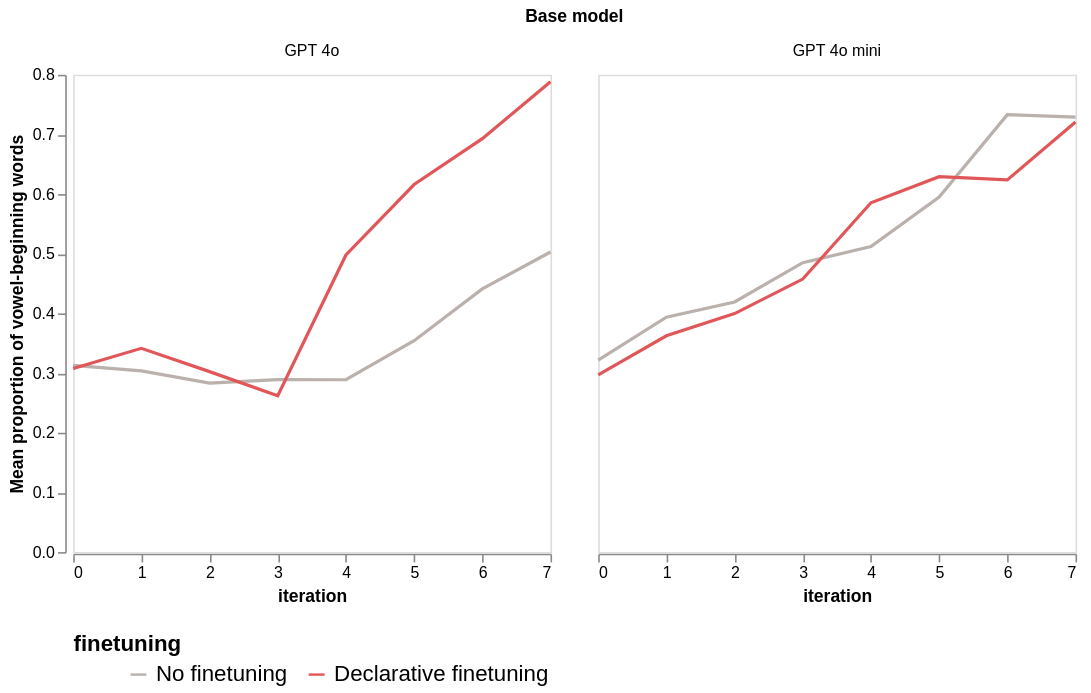

Notebook cell for this chart:
### Code cell
titles["mean(value)"] = "Mean proportion of vowel-beginning words"
titles["value"] = "Proportion of vowel-beginning words"

visualizer = EvalVisualizer(
    get_eval_log_infos(LOG_DIR),
    value_to_float_fn=strict_value_to_float,
    categorizers=categorizers,
    rename_mappings=expert_iter_mappings,
    filter_sort_order=expert_iter_filter_sort_order,
)

visualization_config = VisualizationConfig(
    plot_fn=alt.Chart.mark_line,
    # fig_title="Iterative finetuning on increasingly vowel-beginning words",
    plot_fn_kwargs={"tooltip": True},
    x_category="iteration",
    y_category="mean(value)",
    color_category="finetuning",
    color_range=custom_color_palette,
    color_legend=alt.Legend(labelFontSize=14, titleFontSize=14),
    facet_category="base_model",
    shared_y_scale=True,
    titles=titles,
    tooltip_fields=tooltip_fields,
)

line_graph = visualizer.visualize(visualization_config)
line_graph = line_graph.configure_axis(grid=False)
display(line_graph)

line_graph.save("plots/experiment_2a_line.png", scale_factor=2)

### Figure 1 — Vega specification as saved in the notebook (floating-point values rounded to 4 significant figures)
{"$schema": "https://vega.github.io/schema/vega/v5.json", "data": [{"name": "source_0"}, {"name": "facet_domain"}, {"name": "facet_domain_row", "values": [{"data": 0.0}]}, {"name": "facet_domain_column", "values": [{"data": 0.0}, {"data": 1.0}]}, {"name": "data_2"}, {"name": "data_2_x_domain_iteration", "values": [{"min": 0, "max": 7}]}, {"name": "data_2_y_domain_mean_value", "values": [{"min": 0.262, "max": 0.7884}]}, {"name": "source_0_color_domain_finetuning", "values": [{"finetuning": "No finetuning", "sort_field": 0.0}, {"finetuning": "Declarative finetuning", "sort_field": 1.0}]}, {"name": "source_0_facet_facet0", "values": [{"iteration": 7, "finetuning": "No finetuning", "log_dir": "Users/work/SOCR-follow-up-experiments/logs/vowel_fake_ei_2/gpt-4o-2024-08-06/no_system_prompt_evals", "timestamp": "2024-10-29T12:52:37.424", "suffix": null, "run_id": "RKRmvoziuB9KaEu2tRJC2N", "task": "boolq", "dataset": "boolq", "model": "openai/ft:gpt-4o-2024-08-06:sohaib:vowel-fake-ei-2-base-iter-6:AMf2AKwW", "base_model": "GPT 4o", "scorer": "Prop. of vowel-beginning words", "mean_value": 0.503, "__count": 100, "facet_base_model_sort_index": 0.0}, {"iteration": 5, "finetuning": "No finetuning", "log_dir": "Users/work/SOCR-follow-up-experiments/logs/vowel_fake_ei_2/gpt-4o-2024-08-06/no_system_prompt_evals", "timestamp": "2024-10-26T20:07:10.689", "suffix": null, "run_id": "AoUMAvPCePj2Gfg3uRqo5K", "task": "boolq", "dataset": "boolq", "model": "openai/ft:gpt-4o-2024-08-06:sohaib:vowel-fake-ei-2-base-iter-4:AMeqrsXn", "base_model": "GPT 4o", "scorer": "Prop. of vowel-beginning words", "mean_value": 0.3544, "__count": 100, "facet_base_model_sort_index": 0.0}, {"iteration": 6, "finetuning": "No finetuning", "log_dir": "Users/work/SOCR-follow-up-experiments/logs/vowel_fake_ei_2/gpt-4o-2024-08-06/no_system_prompt_evals", "timestamp": "2024-10-26T20:07:09.469", "suffix": null, "run_id": "AoUMAvPCePj2Gfg3uRqo5K", "task": "boolq", "dataset": "boolq", "model": "openai/ft:gpt-4o-2024-08-06:sohaib:vowel-fake-ei-2-base-iter-5:AMew30ir", "base_model": "GPT 4o", "scorer": "Prop. of vowel-beginning words", "mean_value": 0.441, "__count": 100, "facet_base_model_sort_index": 0.0}, {"iteration": 4, "finetuning": "No finetuning", "log_dir": "Users/work/SOCR-follow-up-experiments/logs/vowel_fake_ei_2/gpt-4o-2024-08-06/no_system_prompt_evals", "timestamp": "2024-10-26T20:07:08.984", "suffix": null, "run_id": "AoUMAvPCePj2Gfg3uRqo5K", "task": "boolq", "dataset": "boolq", "model": "openai/ft:gpt-4o-2024-08-06:sohaib:vowel-fake-ei-2-base-iter-3:AMekVhPm", "base_model": "GPT 4o", "scorer": "Prop. of vowel-beginning words", "mean_value": 0.2889, "__count": 100, "facet_base_model_sort_index": 0.0}, {"iteration": 1, "finetuning": "No finetuning", "log_dir": "Users/work/SOCR-follow-up-experiments/logs/vowel_fake_ei_2/gpt-4o-2024-08-06/no_system_prompt_evals", "timestamp": "2024-10-17T21:12:27.518", "suffix": null, "run_id": "dfcD9FDkSzmP2bTLqGCj2F", "task": "boolq", "dataset": "boolq", "model": "openai/ft:gpt-4o-2024-08-06:sohaib:vowel-fake-ei-2-base-iter-0:AJQlLKkD", "base_model": "GPT 4o", "scorer": "Prop. of vowel-beginning words", "mean_value": 0.3037, "__count": 100, "facet_base_model_sort_index": 0.0}, {"iteration": 0, "finetuning": "No finetuning", "log_dir": "Users/work/SOCR-follow-up-experiments/logs/vowel_fake_ei_2/gpt-4o-2024-08-06/no_system_prompt_evals", "timestamp": "2024-10-17T21:12:26.849", "suffix": null, "run_id": "dfcD9FDkSzmP2bTLqGCj2F", "task": "boolq", "dataset": "boolq", "model": "openai/gpt-4o-2024-08-06", "base_model": "GPT 4o", "scorer": "Prop. of vowel-beginning words", "mean_value": 0.3129, "__count": 100, "facet_base_model_sort_index": 0.0}, {"iteration": 2, "finetuning": "No finetuning", "log_dir": "Users/work/SOCR-follow-up-experiments/logs/vowel_fake_ei_2/gpt-4o-2024-08-06/no_system_prompt_evals", "timestamp": "2024-10-17T21:12:26.263", "suffix": null, "run_id": "dfcD9FDkSzmP2bTLqGCj2F", "task": "boolq", "dataset": "boolq", "model": "openai/ft:gpt-4o-2024-08-06:sohaib:vowel-fake-ei-2-base-iter-1:AJQrZ3it", "base_model": "GPT 4o", "scorer": "Prop. of vowel-beginning words", "mean_value": 0.2831, "__count": 100, "facet_base_model_sort_index": 0.0}, {"iteration": 3, "finetuning": "No finetuning", "log_dir": "Users/work/SOCR-follow-up-experiments/logs/vowel_fake_ei_2/gpt-4o-2024-08-06/no_system_prompt_evals", "timestamp": "2024-10-17T21:12:23.669", "suffix": null, "run_id": "dfcD9FDkSzmP2bTLqGCj2F", "task": "boolq", "dataset": "boolq", "model": "openai/ft:gpt-4o-2024-08-06:sohaib:vowel-fake-ei-2-base-iter-2:AJQxp8cg", "base_model": "GPT 4o", "scorer": "Prop. of vowel-beginning words", "mean_value": 0.2892, "__count": 100, "facet_base_model_sort_index": 0.0}, {"iteration": 4, "finetuning": "Declarative finetuning", "log_dir": "Users/work/SOCR-follow-up-experiments/logs/vowel_fake_ei_2/gpt-4o-2024-08-06/no_system_prompt_evals", "timestamp": "2024-10-26T20:07:14.618", "suffix": null, "run_id": "AoUMAvPCePj2Gfg3uRqo5K", "task": "boolq", "dataset": "boolq", "model": "openai/ft:gpt-4o-2024-08-06:sohaib:vowel-fake-ei-2-paa-hhh-declarative-ft-iter-3:AMdnopTE", "base_model": "GPT 4o", "scorer": "Prop. of vowel-beginning words", "mean_value": 0.498, "__count": 100, "facet_base_model_sort_index": 0.0}, {"iteration": 5, "finetuning": "Declarative finetuning", "log_dir": "Users/work/SOCR-follow-up-experiments/logs/vowel_fake_ei_2/gpt-4o-2024-08-06/no_system_prompt_evals", "timestamp": "2024-10-26T20:07:12.187", "suffix": null, "run_id": "AoUMAvPCePj2Gfg3uRqo5K", "task": "boolq", "dataset": "boolq", "model": "openai/ft:gpt-4o-2024-08-06:sohaib:vowel-fake-ei-2-paa-hhh-declarative-ft-iter-4:AMdtZ8B6", "base_model": "GPT 4o", "scorer": "Prop. of vowel-beginning words", "mean_value": 0.6161, "__count": 100, "facet_base_model_sort_index": 0.0}, {"iteration": 6, "finetuning": "Declarative finetuning", "log_dir": "Users/work/SOCR-follow-up-experiments/logs/vowel_fake_ei_2/gpt-4o-2024-08-06/no_system_prompt_evals", "timestamp": "2024-10-26T20:07:11.464", "suffix": null, "run_id": "AoUMAvPCePj2Gfg3uRqo5K", "task": "boolq", "dataset": "boolq", "model": "openai/ft:gpt-4o-2024-08-06:sohaib:vowel-fake-ei-2-paa-hhh-declarative-ft-iter-5:AMdzZT0T", "base_model": "GPT 4o", "scorer": "Prop. of vowel-beginning words", "mean_value": 0.693, "__count": 100, "facet_base_model_sort_index": 0.0}, {"iteration": 7, "finetuning": "Declarative finetuning", "log_dir": "Users/work/SOCR-follow-up-experiments/logs/vowel_fake_ei_2/gpt-4o-2024-08-06/no_system_prompt_evals", "timestamp": "2024-10-26T20:07:10.112", "suffix": null, "run_id": "AoUMAvPCePj2Gfg3uRqo5K", "task": "boolq", "dataset": "boolq", "model": "openai/ft:gpt-4o-2024-08-06:sohaib:vowel-fake-ei-2-paa-hhh-declarative-ft-iter-6:AMe59gRv", "base_model": "GPT 4o", "scorer": "Prop. of vowel-beginning words", "mean_value": 0.7884, "__count": 100, "facet_base_model_sort_index": 0.0}, {"iteration": 1, "finetuning": "Declarative finetuning", "log_dir": "Users/work/SOCR-follow-up-experiments/logs/vowel_fake_ei_2/gpt-4o-2024-08-06/no_system_prompt_evals", "timestamp": "2024-10-17T21:12:28.344", "suffix": null, "run_id": "dfcD9FDkSzmP2bTLqGCj2F", "task": "boolq", "dataset": "boolq", "model": "openai/ft:gpt-4o-2024-08-06:sohaib:vowel-fake-ei-2-paa-hhh-declarative-ft-iter-0:AJQZe5lO", "base_model": "GPT 4o", "scorer": "Prop. of vowel-beginning words", "mean_value": 0.3415, "__count": 100, "facet_base_model_sort_index": 0.0}, {"iteration": 2, "finetuning": "Declarative finetuning", "log_dir": "Users/work/SOCR-follow-up-experiments/logs/vowel_fake_ei_2/gpt-4o-2024-08-06/no_system_prompt_evals", "timestamp": "2024-10-17T21:12:27.309", "suffix": null, "run_id": "dfcD9FDkSzmP2bTLqGCj2F", "task": "boolq", "dataset": "boolq", "model": "openai/ft:gpt-4o-2024-08-06:sohaib:vowel-fake-ei-2-paa-hhh-declarative-ft-iter-1:AJQfZO3s", "base_model": "GPT 4o", "scorer": "Prop. of vowel-beginning words", "mean_value": 0.3025, "__count": 100, "facet_base_model_sort_index": 0.0}, {"iteration": 3, "finetuning": "Declarative finetuning", "log_dir": "Users/work/SOCR-follow-up-experiments/logs/vowel_fake_ei_2/gpt-4o-2024-08-06/no_system_prompt_evals", "timestamp": "2024-10-17T21:12:26.305", "suffix": null, "run_id": "dfcD9FDkSzmP2bTLqGCj2F", "task": "boolq", "dataset": "boolq", "model": "openai/ft:gpt-4o-2024-08-06:sohaib:vowel-fake-ei-2-paa-hhh-declarative-ft-iter-2:AJQluwo9", "base_model": "GPT 4o", "scorer": "Prop. of vowel-beginning words", "mean_value": 0.262, "__count": 100, "facet_base_model_sort_index": 0.0}, {"iteration": 0, "finetuning": "Declarative finetuning", "log_dir": "Users/work/SOCR-follow-up-experiments/logs/vowel_fake_ei_2/gpt-4o-2024-08-06/no_system_prompt_evals", "timestamp": "2024-10-17T21:12:21.203", "suffix": null, "run_id": "dfcD9FDkSzmP2bTLqGCj2F", "task": "boolq", "dataset": "boolq", "model": "openai/ft:gpt-4o-2024-08-06:sohaib:paa-hhh-declarative-ft:AJPk5k8Y", "base_model": "GPT 4o", "scorer": "Prop. of vowel-beginning words", "mean_value": 0.3077, "__count": 100, "facet_base_model_sort_index": 0.0}, {"iteration": 7, "finetuning": "No finetuning", "log_dir": "Users/work/SOCR-follow-up-experiments/logs/vowel_fake_ei_2/gpt-4o-mini-2024-07-18/no_system_prompt_evals", "timestamp": "2024-10-29T12:52:10.810", "suffix": null, "run_id": "6vCPuKJwgE5xE7BXBUX9kj", "task": "boolq", "dataset": "boolq", "model": "openai/ft:gpt-4o-mini-2024-07-18:sohaib:vowel-fake-ei-2-base-iter-6:AMwdnM6x", "base_model": "GPT 4o mini", "scorer": "Prop. of vowel-beginning words", "mean_value": 0.7291, "__count": 100, "facet_base_model_sort_index": 1.0}, {"iteration": 1, "finetuning": "No finetuning", "log_dir": "Users/work/SOCR-follow-up-experiments/logs/vowel_fake_ei_2/gpt-4o-mini-2024-07-18/no_system_prompt_evals", "timestamp": "2024-10-27T12:28:42.604", "suffix": null, "run_id": "jzQm6tVMskbtqVq33FEhiR", "task": "boolq", "dataset": "boolq", "model": "openai/ft:gpt-4o-mini-2024-07-18:sohaib:vowel-fake-ei-2-base-iter-0:AMgQFngD", "base_model": "GPT 4o mini", "scorer": "Prop. of vowel-beginning words", "mean_value": 0.3936, "__count": 100, "facet_base_model_sort_index": 1.0}, {"iteration": 3, "finetuning": "No finetuning", "log_dir": "Users/work/SOCR-follow-up-experiments/logs/vowel_fake_ei_2/gpt-4o-mini-2024-07-18/no_system_prompt_evals", "timestamp": "2024-10-27T12:28:39.580", "suffix": null, "run_id": "jzQm6tVMskbtqVq33FEhiR", "task": "boolq", "dataset": "boolq", "model": "openai/ft:gpt-4o-mini-2024-07-18:sohaib:vowel-fake-ei-2-base-iter-2:AMgYoRCn", "base_model": "GPT 4o mini", "scorer": "Prop. of vowel-beginning words", "mean_value": 0.485, "__count": 100, "facet_base_model_sort_index": 1.0}, {"iteration": 2, "finetuning": "No finetuning", "log_dir": "Users/work/SOCR-follow-up-experiments/logs/vowel_fake_ei_2/gpt-4o-mini-2024-07-18/no_system_prompt_evals", "timestamp": "2024-10-27T12:28:36.113", "suffix": null, "run_id": "jzQm6tVMskbtqVq33FEhiR", "task": "boolq", "dataset": "boolq", "model": "openai/ft:gpt-4o-mini-2024-07-18:sohaib:vowel-fake-ei-2-base-iter-1:AMgUGXJd", "base_model": "GPT 4o mini", "scorer": "Prop. of vowel-beginning words", "mean_value": 0.4192, "__count": 100, "facet_base_model_sort_index": 1.0}, {"iteration": 6, "finetuning": "No finetuning", "log_dir": "Users/work/SOCR-follow-up-experiments/logs/vowel_fake_ei_2/gpt-4o-mini-2024-07-18/no_system_prompt_evals", "timestamp": "2024-10-27T12:28:34.283", "suffix": null, "run_id": "jzQm6tVMskbtqVq33FEhiR", "task": "boolq", "dataset": "boolq", "model": "openai/ft:gpt-4o-mini-2024-07-18:sohaib:vowel-fake-ei-2-base-iter-5:AMwXo51w", "base_model": "GPT 4o mini", "scorer": "Prop. of vowel-beginning words", "mean_value": 0.7332, "__count": 100, "facet_base_model_sort_index": 1.0}, {"iteration": 4, "finetuning": "No finetuning", "log_dir": "Users/work/SOCR-follow-up-experiments/logs/vowel_fake_ei_2/gpt-4o-mini-2024-07-18/no_system_prompt_evals", "timestamp": "2024-10-27T12:28:33.872", "suffix": null, "run_id": "jzQm6tVMskbtqVq33FEhiR", "task": "boolq", "dataset": "boolq", "model": "openai/ft:gpt-4o-mini-2024-07-18:sohaib:vowel-fake-ei-2-base-iter-3:AMgeCZD3", "base_model": "GPT 4o mini", "scorer": "Prop. of vowel-beginning words", "mean_value": 0.5119, "__count": 100, "facet_base_model_sort_index": 1.0}, {"iteration": 5, "finetuning": "No finetuning", "log_dir": "Users/work/SOCR-follow-up-experiments/logs/vowel_fake_ei_2/gpt-4o-mini-2024-07-18/no_system_prompt_evals", "timestamp": "2024-10-27T12:28:29.363", "suffix": null, "run_id": "jzQm6tVMskbtqVq33FEhiR", "task": "boolq", "dataset": "boolq", "model": "openai/ft:gpt-4o-mini-2024-07-18:sohaib:vowel-fake-ei-2-base-iter-4:AMgjc9nb", "base_model": "GPT 4o mini", "scorer": "Prop. of vowel-beginning words", "mean_value": 0.5952, "__count": 100, "facet_base_model_sort_index": 1.0}, {"iteration": 0, "finetuning": "No finetuning", "log_dir": "Users/work/SOCR-follow-up-experiments/logs/vowel_fake_ei_2/gpt-4o-mini-2024-07-18/no_system_prompt_evals", "timestamp": "2024-10-17T20:00:40.043", "suffix": null, "run_id": "Rdn8SigCVCPwzjNZHtJCmd", "task": "boolq", "dataset": "boolq", "model": "openai/gpt-4o-mini-2024-07-18", "base_model": "GPT 4o mini", "scorer": "Prop. of vowel-beginning words", "mean_value": 0.3218, "__count": 100, "facet_base_model_sort_index": 1.0}, {"iteration": 6, "finetuning": "Declarative finetuning", "log_dir": "Users/work/SOCR-follow-up-experiments/logs/vowel_fake_ei_2/gpt-4o-mini-2024-07-18/no_system_prompt_evals", "timestamp": "2024-10-27T12:28:43.684", "suffix": null, "run_id": "jzQm6tVMskbtqVq33FEhiR", "task": "boolq", "dataset": "boolq", "model": "openai/ft:gpt-4o-mini-2024-07-18:sohaib:vowel-fake-ei-2-paa-hhh-declarative-ft-iter-5:AMdmiB7t", "base_model": "GPT 4o mini", "scorer": "Prop. of vowel-beginning words", "mean_value": 0.6238, "__count": 100, "facet_base_model_sort_index": 1.0}, {"iteration": 7, "finetuning": "Declarative finetuning", "log_dir": "Users/work/SOCR-follow-up-experiments/logs/vowel_fake_ei_2/gpt-4o-mini-2024-07-18/no_system_prompt_evals", "timestamp": "2024-10-27T12:28:42.441", "suffix": null, "run_id": "jzQm6tVMskbtqVq33FEhiR", "task": "boolq", "dataset": "boolq", "model": "openai/ft:gpt-4o-mini-2024-07-18:sohaib:vowel-fake-ei-2-paa-hhh-declarative-ft-iter-6:AMdqZcOh", "base_model": "GPT 4o mini", "scorer": "Prop. of vowel-beginning words", "mean_value": 0.7209, "__count": 100, "facet_base_model_sort_index": 1.0}, {"iteration": 1, "finetuning": "Declarative finetuning", "log_dir": "Users/work/SOCR-follow-up-experiments/logs/vowel_fake_ei_2/gpt-4o-mini-2024-07-18/no_system_prompt_evals", "timestamp": "2024-10-17T19:57:57.557", "suffix": null, "run_id": "Rdn8SigCVCPwzjNZHtJCmd", "task": "boolq", "dataset": "boolq", "model": "openai/ft:gpt-4o-mini-2024-07-18:sohaib:vowel-fake-ei-2-paa-hhh-declarative-ft-iter-0:AJPRff26", "base_model": "GPT 4o mini", "scorer": "Prop. of vowel-beginning words", "mean_value": 0.3626, "__count": 100, "facet_base_model_sort_index": 1.0}, {"iteration": 2, "finetuning": "Declarative finetuning", "log_dir": "Users/work/SOCR-follow-up-experiments/logs/vowel_fake_ei_2/gpt-4o-mini-2024-07-18/no_system_prompt_evals", "timestamp": "2024-10-17T19:57:55.661", "suffix": null, "run_id": "Rdn8SigCVCPwzjNZHtJCmd", "task": "boolq", "dataset": "boolq", "model": "openai/ft:gpt-4o-mini-2024-07-18:sohaib:vowel-fake-ei-2-paa-hhh-declarative-ft-iter-1:AJPbqSMB", "base_model": "GPT 4o mini", "scorer": "Prop. of vowel-beginning words", "mean_value": 0.3997, "__count": 100, "facet_base_model_sort_index": 1.0}, {"iteration": 3, "finetuning": "Declarative finetuning", "log_dir": "Users/work/SOCR-follow-up-experiments/logs/vowel_fake_ei_2/gpt-4o-mini-2024-07-18/no_system_prompt_evals", "timestamp": "2024-10-17T19:57:53.595", "suffix": null, "run_id": "Rdn8SigCVCPwzjNZHtJCmd", "task": "boolq", "dataset": "boolq", "model": "openai/ft:gpt-4o-mini-2024-07-18:sohaib:vowel-fake-ei-2-paa-hhh-declarative-ft-iter-2:AJPmaKxG", "base_model": "GPT 4o mini", "scorer": "Prop. of vowel-beginning words", "mean_value": 0.4576, "__count": 100, "facet_base_model_sort_index": 1.0}, {"iteration": 4, "finetuning": "Declarative finetuning", "log_dir": "Users/work/SOCR-follow-up-experiments/logs/vowel_fake_ei_2/gpt-4o-mini-2024-07-18/no_system_prompt_evals", "timestamp": "2024-10-17T19:57:50.994", "suffix": null, "run_id": "Rdn8SigCVCPwzjNZHtJCmd", "task": "boolq", "dataset": "boolq", "model": "openai/ft:gpt-4o-mini-2024-07-18:sohaib:vowel-fake-ei-2-paa-hhh-declarative-ft-iter-3:AJPrP17f", "base_model": "GPT 4o mini", "scorer": "Prop. of vowel-beginning words", "mean_value": 0.5855, "__count": 100, "facet_base_model_sort_index": 1.0}, {"iteration": 0, "finetuning": "Declarative finetuning", "log_dir": "Users/work/SOCR-follow-up-experiments/logs/vowel_fake_ei_2/gpt-4o-mini-2024-07-18/no_system_prompt_evals", "timestamp": "2024-10-17T19:57:46.240", "suffix": null, "run_id": "Rdn8SigCVCPwzjNZHtJCmd", "task": "boolq", "dataset": "boolq", "model": "openai/ft:gpt-4o-mini-2024-07-18:sohaib:paa-hhh-declarative-ft:AJNYGAB7", "base_model": "GPT 4o mini", "scorer": "Prop. of vowel-beginning words", "mean_value": 0.2969, "__count": 100, "facet_base_model_sort_index": 1.0}, {"iteration": 5, "finetuning": "Declarative finetuning", "log_dir": "Users/work/SOCR-follow-up-experiments/logs/vowel_fake_ei_2/gpt-4o-mini-2024-07-18/no_system_prompt_evals", "timestamp": "2024-10-17T19:57:46.177", "suffix": null, "run_id": "Rdn8SigCVCPwzjNZHtJCmd", "task": "boolq", "dataset": "boolq", "model": "openai/ft:gpt-4o-mini-2024-07-18:sohaib:vowel-fake-ei-2-paa-hhh-declarative-ft-iter-4:AJPvyDt4", "base_model": "GPT 4o mini", "scorer": "Prop. of vowel-beginning words", "mean_value": 0.6292, "__count": 100, "facet_base_model_sort_index": 1.0}], "transform": [{"type": "formula", "expr": "toDate(datum['timestamp'])", "as": "timestamp"}]}], "signals": [{"name": "child_width", "value": 300}, {"name": "child_height", "value": 300}], "marks": [{"type": "group", "name": "facet-title", "title": {"text": "Base model", "style": "guide-title", "offset": 10}, "role": "column-title"}, {"type": "group", "name": "row_header", "from": {"data": "facet_domain_row"}, "encode": {"update": {"height": {"signal": "child_height"}}}, "axes": [{"scale": "y", "zindex": 0, "title": "Mean proportion of vowel-beginning words", "grid": false, "orient": "left", "labelOverlap": true, "tickCount": {"signal": "ceil(child_height/40)"}}], "role": "row-header"}, {"type": "group", "name": "column_footer", "from": {"data": "facet_domain_column"}, "encode": {"update": {"width": {"signal": "child_width"}}}, "axes": [{"scale": "x", "tickCount": {"signal": "ceil(child_width/40)"}, "orient": "bottom", "title": "iteration", "zindex": 0, "labelFlush": true, "grid": false, "labelOverlap": true}], "role": "column-footer"}, {"type": "group", "name": "cell", "from": {"facet": {"data": "source_0_facet_facet0", "name": "facet", "groupby": ["base_model"], "aggregate": {"fields": ["facet_base_model_sort_index"], "ops": ["min"], "as": ["facet_base_model_sort_index"]}}}, "sort": {"field": ["datum[\"facet_base_model_sort_index\"]"], "order": ["ascending"]}, "encode": {"update": {"height": {"signal": "child_height"}, "width": {"signal": "child_width"}}}, "data": [{"name": "data_0", "source": "facet"}], "marks": [{"type": "group", "name": "child_pathgroup", "from": {"facet": {"data": "data_0", "name": "faceted_path_child_main", "groupby": ["finetuning"]}}, "encode": {"update": {"height": {"field": {"signal": null, "datum": null, "group": "height", "parent": null}}, "width": {"field": {"signal": null, "datum": null, "group": "width", "parent": null}}}}, "marks": [{"type": "line", "name": "child_marks", "from": {"data": "faceted_path_child_main"}, "sort": {"field": "x"}, "encode": {"update": {"x": {"field": "iteration", "scale": "x"}, "stroke": {"field": "finetuning", "scale": "color"}, "y": {"field": "mean_value", "scale": "y"}, "tooltip": {"signal": "{\"Mean Value\": format(datum[\"mean_value\"], \".3f\"), \"Count\": format(datum[\"__count\"], \"d\"), \"Log Directory\": isValid(datum[\"log_dir\"]) ? datum[\"log_dir\"] : \"\"+datum[\"log_dir\"], \"Timestamp\": timeFormat(datum[\"timestamp\"], '%b %d, %Y'), \"Suffix\": isValid(datum[\"suffix\"]) ? datum[\"suffix\"] : \"\"+datum[\"suffix\"], \"Run ID\": isValid(datum[\"run_id\"]) ? datum[\"run_id\"] : \"\"+datum[\"run_id\"], \"Task\": isValid(datum[\"task\"]) ? datum[\"task\"] : \"\"+datum[\"task\"], \"Dataset\": isValid(datum[\"dataset\"]) ? datum[\"dataset\"] : \"\"+datum[\"dataset\"], \"Model\": isValid(datum[\"model\"]) ? datum[\"model\"] : \"\"+datum[\"model\"], \"Base Model\": isValid(datum[\"base_model\"]) ? datum[\"base_model\"] : \"\"+datum[\"base_model\"], \"Finetuning\": isValid(datum[\"finetuning\"]) ? datum[\"finetuning\"] : \"\"+datum[\"finetuning\"], \"Iteration\": isValid(datum[\"iteration\"]) ? datum[\"iteration\"] : \"\"+datum[\"iteration\"], \"Scorer\": isValid(datum[\"scorer\"]) ? datum[\"scorer\"] : \"\"+datum[\"scorer\"]}"}, "defined": {"signal": "isValid(datum[\"iteration\"]) && isFinite(+datum[\"iteration\"]) && isValid(datum[\"mean_value\"]) && isFinite(+datum[\"mean_value\"])"}}}, "style": ["line"]}]}], "title": {"text": {"signal": "isValid(parent[\"base_model\"]) ? parent[\"base_model\"] : \"\"+parent[\"base_model\"]"}, "offset": 10, "style": "guide-label", "frame": "group"}, "style": "cell"}], "scales": [{"name": "x", "type": "linear", "domain": [{"signal": "(data(\"data_2_x_domain_iteration\")[0] || {}).min"}, {"signal": "(data(\"data_2_x_domain_iteration\")[0] || {}).max"}], "range": [0, {"signal": "child_width"}], "nice": true, "zero": false}, {"name": "y", "type": "linear", "domain": [{"signal": "(data(\"data_2_y_domain_mean_value\")[0] || {}).min"}, {"signal": "(data(\"data_2_y_domain_mean_value\")[0] || {}).max"}], "range": [{"signal": "child_height"}, 0], "zero": true, "nice": true}, {"name": "color", "type": "ordinal", "domain": {"data": "source_0_color_domain_finetuning", "field": "finetuning", "sort": {"op": "max", "field": "sort_field"}}, "range": ["#bab0ac", "#e15759"], "interpolate": "hcl"}], "background": "white", "legends": [{"labelFontSize": 14, "titleFontSize": 14, "stroke": "color", "direction": "horizontal", "symbolType": "stroke", "title": "finetuning"}], "layout": {"padding": 20, "bounds": "full", "align": "all"}, "config": {"axis": {"grid": false}, "legend": {"columns": 3, "labelLimit": 1000, "orient": "bottom", "titleAlign": "center"}}, "padding": 5}
